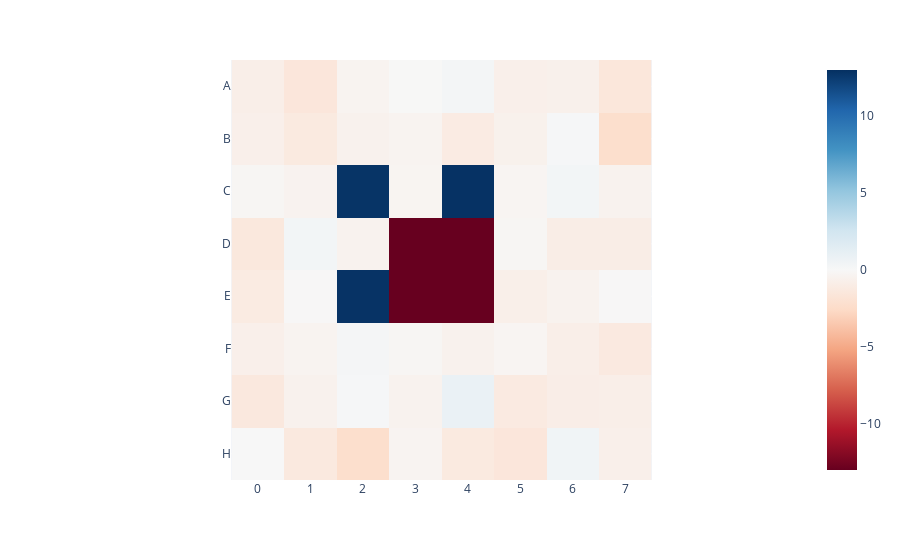

The notebook cell saved with this chart:
### Code cell
plot_square_as_board(
    logits_to_board(
        model(20 + t.zeros(1, 1, dtype=t.long, device=device))
    , 'logits').squeeze())

### Figure 1 — Plotly figure (JSON) as saved in the notebook; plotly's stock layout.template omitted (floating-point values rounded to 4 significant figures)
{"data": [{"coloraxis": "coloraxis", "hovertemplate": "x: %{x}<br>y: %{y}<br>color: %{z}<extra></extra>", "name": "0", "type": "heatmap", "x": ["0", "1", "2", "3", "4", "5", "6", "7"], "xaxis": "x", "y": ["A", "B", "C", "D", "E", "F", "G", "H"], "yaxis": "y", "z": [[-0.7958, -1.535, -0.3965, -0.03813, 0.2634, -0.7243, -0.6259, -1.525], [-0.722, -1.237, -0.5482, -0.3889, -1.084, -0.5818, 0.1047, -2.274], [-0.1965, -0.4602, 12.83, -0.3145, 12.9, -0.2859, 0.3484, -0.4746], [-1.398, 0.3346, -0.4877, -13, -13, -0.1941, -0.9409, -0.919], [-1.151, -0.05813, 12.86, -13, -13, -0.7527, -0.4969, -0.06862], [-0.7301, -0.3799, 0.234, -0.2026, -0.5344, -0.2818, -0.7902, -1.268], [-1.367, -0.531, 0.1657, -0.4969, 0.8639, -1.186, -0.8847, -0.8379], [-0.00762, -1.281, -2.273, -0.3395, -1.231, -1.541, 0.4966, -0.7154]]}], "layout": {"coloraxis": {"cmid": 0, "colorscale": [[0, "rgb(103,0,31)"], [0.1, "rgb(178,24,43)"], [0.2, "rgb(214,96,77)"], [0.3, "rgb(244,165,130)"], [0.4, "rgb(253,219,199)"], [0.5, "rgb(247,247,247)"], [0.6, "rgb(209,229,240)"], [0.7, "rgb(146,197,222)"], [0.8, "rgb(67,147,195)"], [0.9, "rgb(33,102,172)"], [1, "rgb(5,48,97)"]]}, "margin": {"t": 60}, "xaxis": {"anchor": "y", "constrain": "domain", "domain": [0, 1], "scaleanchor": "y"}, "yaxis": {"anchor": "x", "autorange": "reversed", "constrain": "domain", "domain": [0, 1]}}}
